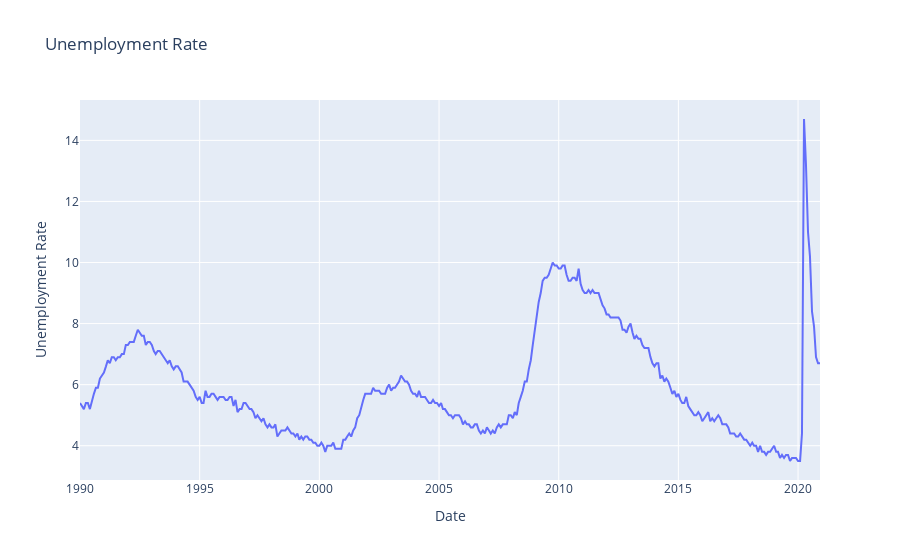

Write notebook code for a chart like this one.
### Code cell
px.line(unemp_rate, x='Date', y='Unemployment Rate', title='Unemployment Rate')

### Figure 1 — Plotly figure (JSON) as saved in the notebook; plotly's stock layout.template omitted (floating-point values rounded to 4 significant figures; data arrays with more than 128 entries replaced by an {"elided": "..."} marker saying what was removed)
{"data": [{"hovertemplate": "Date=%{x}<br>Unemployment Rate=%{y}<extra></extra>", "legendgroup": "", "line": {"color": "#636efa", "dash": "solid"}, "marker": {"symbol": "circle"}, "mode": "lines", "name": "", "orientation": "v", "showlegend": false, "type": "scatter", "x": {"elided": "372 str values"}, "xaxis": "x", "y": {"elided": "372 float values"}, "yaxis": "y"}], "layout": {"legend": {"tracegroupgap": 0}, "title": {"text": "Unemployment Rate"}, "xaxis": {"anchor": "y", "domain": [0, 1], "title": {"text": "Date"}}, "yaxis": {"anchor": "x", "domain": [0, 1], "title": {"text": "Unemployment Rate"}}}}
